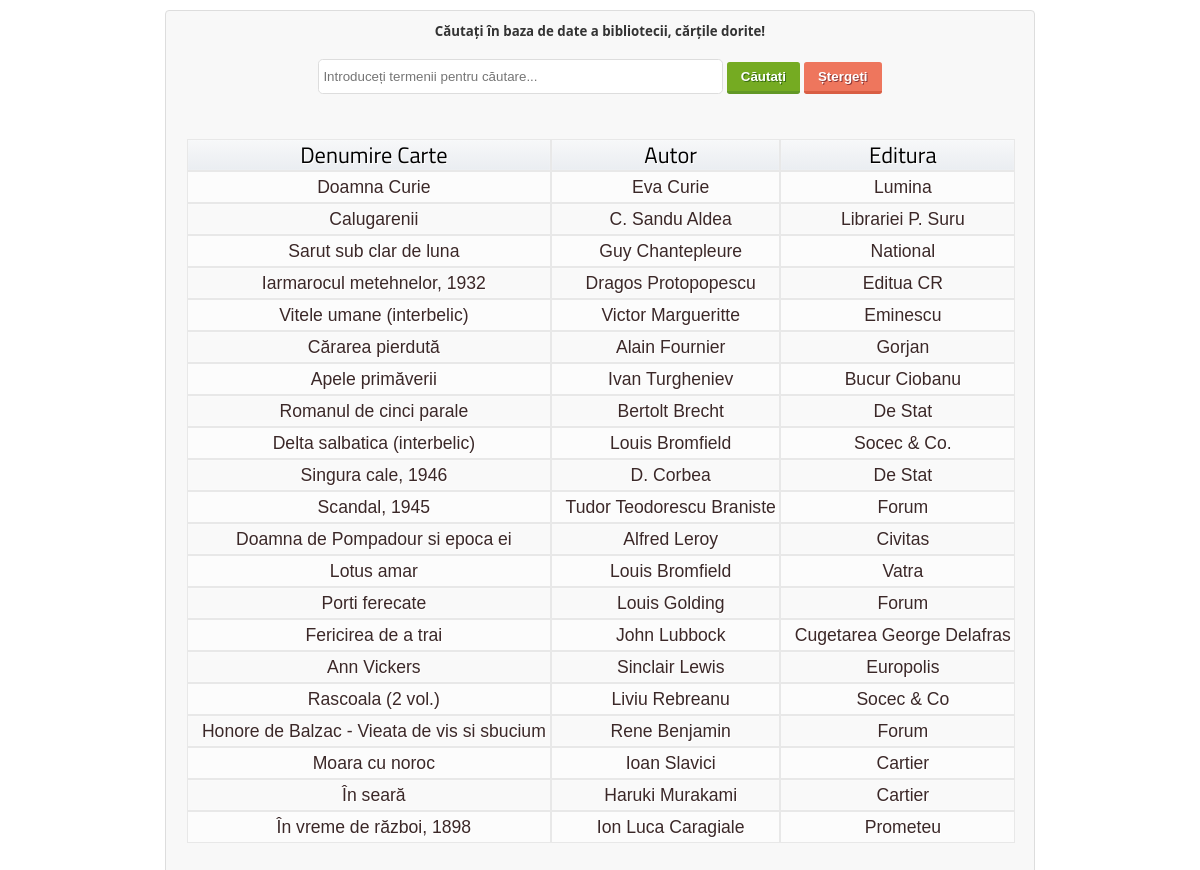
The app's page /search/index.php with its own data.
### tables this page shows
CREATE TABLE `users` (
  `id` int(11) NOT NULL,
  `name` varchar(255) NOT NULL,
  `surname` varchar(255) NOT NULL,
  `password` varchar(255) NOT NULL,
  `aned` int(11) NOT NULL,
  `pret` varchar(5) NOT NULL
);

### search/index.php (the view, shortened to what this page needs)
<html>
	<head>
		<link rel="stylesheet" type="text/css" href="style.css">
		<link rel="stylesheet" href="../fonts/font.css">
	</head>
	<body>
		<?php
 echo "<div align='center' class='resp_code'>";
 echo "<h5><b>Căutați în baza de date a bibliotecii, cărțile dorite!</b></h5>";
echo "<div align='center'>";
  echo "<form  method='post' action='index.php'  id='searchform' class='frms' name='myform'>
	      <input  type='text' id='txt' name='name' autocomplete='off' placeholder='Introduceți termenii pentru căutare...'>
	      <input  type='submit' name='submit' value='Căutați' id='search' onclick='check();'>
		  <input  type='submit' name='reset' value='Ștergeți' id='reset' onclick='reset_table()'>
	    </form> ";
 echo "</div>";
 echo "<div align='center'>";
 $search = $_POST["name"];
 $search = preg_replace("#[^0-9a-z]#i","",$search);
  if(isset($_POST['name']))
    {
        echo "<table class='table'>
		<tr><th>Denumire Carte</th>
		<th>Autor</th>
		<th>Editura</th>
		</tr>";
	    $qry = mysql_query('SELECT * FROM users WHERE name like "%'.$search.'%" OR surname like "%'.$search.'%" OR password like "%'.$search.'%"' );
	    $count = mysql_numrows($qry);
		if($count>0){
			if($qry)
			{
			  while($row=mysql_fetch_row($qry))
			   {
					$nam = $row['name'];
					$clg = $row['surname'];
					echo "<tr><td id='nam'>$row[1]</td>
					<td id='clg'>$row[2]</td>
					<td id='clg'>$row[3]</td>
					</tr>";
			   }
			}
				else{echo "No";}
		}
		else{$op = "Nu am găsit nici un rezultat după cuvintele introduse"."<br>". "Introduceți corect cuvîntul căutat!";}
    }
    else
    {
	    echo "<table class='table'>
		<tr><th>Denumire Carte</th>
		<th>Autor</th>
		<th>Editura</th>
		</tr>";
	    $query = mysql_query("SELECT * FROM users");
	    while($row=mysql_fetch_array($query))
	    {
			$nam = $row['name'];
		echo "<tr>
				<td id='nam'>$nam</td>
				<td id='clg'>$row[2]</td>
				<td id='clg'>$row[3]</td>
			</tr>";
	    }
    }
    echo "</table>";
    echo "</div>";
     echo "</div>";
?>
	</body>
</html>

### search/style.css (style rules this page uses)
.frms { margin:0 auto; padding:10px; -moz-border-radius:.3em; -webkit-border-radius:.3em; -o-border-radius:.3em; font-family:Tahoma, Geneva, sans-serif; color:#333; font-size:.9em; line-height:1.2em; }
.frms input[type="text"] { width:50%; background:#fff; border:#ddd 1px solid; border-radius:.35em; -moz-border-radius:.35em; -webkit-border-radius:.35em; -o-border-radius:.35em; padding:0 .5%; margin-top:5px; margin-bottom:15px; height:35px; }
#search { padding:7px 14px; font-weight:bold; color:#fff; cursor:pointer; border-radius:.3em; -moz-border-radius:.2em; -webkit-border-radius:.2em; -o-border-radius:.2em; margin:10px 0; border:none; }
#search { background:#75ab22; border-bottom:#629826 3px solid; text-shadow:#396e12 1px 1px 0px; }
.table { margin:20px 1px; padding:0px; border:0px; border-spacing: 0; overflow: auto; }
.table { width:100%; border-spacing: 0; }
.table td, th { border-spacing: 0; border-collapse:collapse; border:1px solid #e8e8e8; }
.table th { background: #f7f8f9; background: -moz-linear-gradient(top, #f7f8f9 0%, #eaedf1 100%); background: -webkit-gradient(linear, left top, left bottom, color-stop(0%,#f7f8f9), color-stop(100%,#eaedf1)); background: -webkit-linear-gradient(top, #f7f8f9 0%,#eaedf1 100%); background: -o-linear-gradient(top, #f7f8f9 0%,#eaedf1 100%); background: -ms-linear-gradient(top, #f7f8f9 0%,#eaedf1 100%); background: linear-gradient(to bottom, #f7f8f9 0%,#eaedf1 100%); filter: progid:DXImageTransform.Microsoft.gradient( startColorstr='#f7f8f9', endColorstr='#eaedf1',GradientType=0 ); font:bold 0.8em/26px Tahoma, Geneva, sans-serif; color:#333; text-shadow:#fff 1px 1px 0px; }
.table td, th { padding:2px 2px 2px 12px; -moz-box-shadow: inset 0 0 1px #fff; -o-box-shadow: inset 0 0 1px #fff; -webkit-box-shadow: inset 0 0 1px #fff; box-shadow: inset 0 0 1px #fff; }
.table td { font:normal 0.8em/26px Tahoma, Geneva, sans-serif; color:#666; text-shadow:#fff 1px 1px 0px; vertical-align:middle; padding:2px 2px 2px 12px; }
.table tbody tr th { text-align: center; font-family: 'titilliumregular', Arial, sans-serif; font-size: 1.4em; font-weight: bold; color: #000; }
#nam, #clg { text-align: center; font-family: 'titilliumregular', Arial, sans-serif; font-size: 1.1em; color: #3B2828; }
.table tr:nth-child(even) { background: #fcfcfc; }
.table tr:nth-child(odd) { background: #f9f9f9; }
h5 { margin: 0; padding: 0; font-family: sans; }
#reset { padding:7px 14px; font-weight:bold; color:#fff; cursor:pointer; border-radius: 10px; -moz-border-radius:.2em; -webkit-border-radius:.2em; -o-border-radius:.2em; margin:10px 0; border:none; background:#ee765d; border-bottom:#d95e44 3px solid; text-shadow:#8c3736 1px 1px 0px; }
.resp_code { margin:10px auto; padding:10px 20px 10px 20px; font:normal 1em/1.3em Tahoma, Geneva, sans-serif; color:#333; background:#f8f8f8; border:#ddd 1px solid; border-radius:.25em; overflow:auto; width:70%; }

### records on screen
users: name "Doamna Curie", surname "Eva Curie", password "Lumina"
users: name "Calugarenii", surname "C. Sandu Aldea", password "Librariei P. Suru"
users: name "Sarut sub clar de luna", surname "Guy Chantepleure", password "National"
users: name "Iarmarocul metehnelor, 1932", surname "Dragos Protopopescu", password "Editua CR"
users: name "Vitele umane (interbelic)", surname "Victor Margueritte", password "Eminescu"
users: name "Cărarea pierdută", surname "Alain Fournier", password "Gorjan"
users: name "Apele primăverii", surname "Ivan Turgheniev", password "Bucur Ciobanu"
users: name "Romanul de cinci parale", surname "Bertolt Brecht", password "De Stat"
users: name "Delta salbatica (interbelic)", surname "Louis Bromfield", password "Socec & Co."
users: name "Singura cale, 1946", surname "D. Corbea", password "De Stat"
users: name "Scandal, 1945", surname "Tudor Teodorescu Braniste", password "Forum"
users: name "Doamna de Pompadour si epoca ei", surname "Alfred Leroy", password "Civitas"
users: name "Lotus amar", surname "Louis Bromfield", password "Vatra"
users: name "Porti ferecate", surname "Louis Golding", password "Forum"
users: name "Fericirea de a trai", surname "John Lubbock", password "Cugetarea George Delafras"
users: name "Ann Vickers", surname "Sinclair Lewis", password "Europolis"
users: name "Rascoala (2 vol.)", surname "Liviu Rebreanu", password "Socec & Co"
users: name "Honore de Balzac - Vieata de vis si sbucium", surname "Rene Benjamin", password "Forum"
users: name "Moara cu noroc", surname "Ioan Slavici", password "Cartier"
users: name "În seară", surname "Haruki Murakami", password "Cartier"
users: name "În vreme de război, 1898", surname "Ion Luca Caragiale", password "Prometeu"
